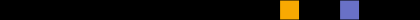
Frame 1 (no input)
Frame 60 (no input): identical to frame 1, image omitted
Frame 120 (the mouse pressed at the canvas centre since frame 60): identical to frame 1, image omitted

The p5.js sketch that drew this single still picture (run headless with seeded random() and noise() and a simulated clock; from frame 60 on, the mouse is pressed at the canvas centre):

// p5.js sketch
// ── sketch.js
/* /////////////////////////////////////

  4.043 / 4.044 Design Studio: Interaction Intelligence
  February 9, 2024
  Marcelo Coelho

*/ /////////////////////////////////////


let displaySize = 21;   // how many pixels are visible in the game
let pixelSize = 20;     // how big each 'pixel' looks on screen

let playerOne;    // Adding 2 players to the game
let playerTwo;
let target;       // and one target for players to catch.

let display;      // Aggregates our final visual output before showing it on the screen

let controller;   // This is where the state machine and game logic lives

let collisionAnimation;   // Where we store and manage the collision animation

let score;        // Where we keep track of score and winner



function setup() {

  createCanvas((displaySize*pixelSize), pixelSize);     // dynamically sets canvas size

  display = new Display(displaySize, pixelSize);        //Initializing the display

  playerOne = new Player(displaySize);   // Initializing players
  playerTwo = new Player(displaySize);

  controller = new Controller();            // Initializing controller

}

function draw() {

  // start with a blank screen
  background(0, 0, 0);    

  // Runs state machine at determined framerate
  controller.update();

  // After we've updated our states, we show the current one 
  display.show();


}



// ── controller.js

// This is where your state machines and game logic lives


class Controller {

    // This is the state we start with.
    constructor() {
        this.gameState = "START";
        this.round = 1;
        this.round_data = {
            1: {
                'playerOneColor': color(248, 169, 2),
                'playerTwoColor': color(105, 113, 199),
                'playerOnePaint': color(255, 216, 130),
                'playerTwoPaint': color(152, 159, 235),
                'playerOnePosition': 14,
                'playerTwoPosition': 17,
                'board': [[0, 1], [1, 0], [1, 0], [0, 1], [1, 1], [0, 1], [1, 0], [1, 0], [0, 1], [0, 1], [1, 0]]
            },
            2: 2
        }
        
    }

    mix(colors) { // list of colors
        let prop = 1/colors.length;
        let red = 0;
        let green = 0;
        let blue = 0;

        for(let i = 0; i < colors.length; i++) {
            red += prop*colors[i]['levels'][0];
            green += prop*colors[i]['levels'][1];
            blue += prop*colors[i]['levels'][2];
        }

        return color(red, green, blue);
    }

    // This is called from draw() in sketch.js with every frame
    update() {

        // STATE MACHINE ////////////////////////////////////////////////
        // This is where your game logic lives
        /////////////////////////////////////////////////////////////////
        switch(this.gameState) {
            case "START": 
                // reset player data and update for next round
                playerOne.painted_locations = {};
                playerTwo.painted_locations = {};

                // set player + paint colors based on current round
                playerOne.position = this.round_data[this.round]['playerOnePosition'];
                playerTwo.position = this.round_data[this.round]['playerTwoPosition'];
                playerOne.playerColor = this.round_data[this.round]['playerOneColor'];
                playerTwo.playerColor = this.round_data[this.round]['playerTwoColor'];
                playerOne.paintColor = this.round_data[this.round]['playerOnePaint'];
                playerTwo.paintColor = this.round_data[this.round]['playerTwoPaint'];

                this.gameState = "PLAY";


            // main game state
            case "PLAY":
                // clear screen at frame rate so we always start fresh      
                display.clear();

                // show pattern
                

                // show all painted pixels
                for (let i = 0; i < displaySize; i++) {
                    if(i in playerOne.painted_locations && i in playerTwo.painted_locations) {
                        display.setPixel(i, this.mix([playerOne.paintColor, playerTwo.paintColor]))
                    } else if(i in playerOne.painted_locations) {
                        display.setPixel(i, playerOne.paintColor);
                    } else if(i in playerTwo.painted_locations) {
                        display.setPixel(i, playerTwo.paintColor);
                    }
                }

                // show players
                if(keyIsDown(83)) {
                    display.setPixel(playerOne.position, playerOne.paintColor);
                }
                else {
                    display.setPixel(playerOne.position, playerOne.playerColor);
                }

                if(keyIsDown(DOWN_ARROW)) {
                    display.setPixel(playerTwo.position, playerTwo.paintColor);
                }
                else {
                    display.setPixel(playerTwo.position, playerTwo.playerColor);
                }

                break;
 
            case "SUCCESS":       
                display.clear();

                // increment round, show success + progression animation

                break;

            // Not used, it's here just for code compliance
            default:
                break;
        }
    }
}




// This function gets called when a key on the keyboard is pressed
function keyPressed() {

    // Move player one to the left if letter A is pressed
    if (key == 'A' || key == 'a') {
        playerOne.move(-1);
      }
    
    // And so on...
    if (key == 'D' || key == 'd') {
        playerOne.move(1);
    }    

    if (key == 'S' || key == 's') {
        // might change back to array + move toggle logic to controller.js
        if(!(playerOne.position in playerOne.painted_locations)) {
            // paint
            playerOne.painted_locations[playerOne.position] = playerOne.position;
            // paint over other player's color 
            // if(playerOne.position in playerTwo.painted_locations) {
            //     delete playerTwo.painted_locations[playerOne.position];
            // }
        }
        else {
            // unpaint
            delete playerOne.painted_locations[playerOne.position];
        }
    }    

    if (keyCode === LEFT_ARROW) {
        playerTwo.move(-1);
    }
    
    if (keyCode === RIGHT_ARROW) {
        playerTwo.move(1);
    }

    if (keyCode === DOWN_ARROW) {
        // might change back to array + move toggle logic to controller.js
        if(!(playerTwo.position in playerTwo.painted_locations)) {
            // paint
            playerTwo.painted_locations[playerTwo.position] = playerTwo.position;
            // paint over other player's color 
            // if(playerTwo.position in playerOne.painted_locations) {
            //     delete playerOne.painted_locations[playerTwo.position];
            // }
        }
        else {
            // unpaint
            delete playerTwo.painted_locations[playerTwo.position];
        }
    }    
    
    // When you press the letter R, the game resets back to the play state
    if (key == 'R' || key == 'r') {
        controller.gameState = "START";
    }
  }
// ── display.js
// This is used to aggregrate visual information from all objects before we display them. 
// First we populate display and then we show it to user.
// This is particularly helpful once you start outputting your game to an LED strip, of if you want to have two separate 'screens'


class Display {

    constructor(_displaySize, _pixelSize, _second) {
  
      this.displaySize = _displaySize;
      this.pixelSize = _pixelSize;
      this.initColor = color(0, 0, 0);      // black color
      this.displayBuffer = [];
      this.second = _second;

      // Assign black to all pixels. Black = off
      for(let i = 0; i < this.displaySize; i++){
        this.displayBuffer[i] = this.initColor;
      }
  
    }
  
     // Color a specific pixel in the buffer
    setPixel(  _index,  _color) {
        this.displayBuffer[_index]  = _color;
    }

    // Color all pixels in the buffer
    setAllPixels( _color) {
      
      for(let i = 0; i < displaySize; i++) { 
        display.setPixel(i, _color); 
      }
    }


    // Now write it to screen
    // This is the only function in the entire software that writes something directly to the screen. I recommend you keep it this way.
    show() {
      for (let i = 0; i< this.displaySize; i++) {
        //noStroke();
        if(!this.second) {
          fill(this.displayBuffer[i]);
          rect(i*this.pixelSize,0,this.pixelSize,this.pixelSize);
        } else {
          fill(this.displayBuffer[i]);
          rect(i*this.pixelSize,this.pixelSize*2,this.pixelSize,this.pixelSize);
          
        }
      }
      if(this.second) {
        fill(color(51, 51, 51));
        rect(0,this.pixelSize,this.pixelSize*this.displaySize,this.pixelSize);
      }
      
    }


    
    // Let's empty the display before we start adding things to it again
    clear() {

        for(let i = 0; i < this.displaySize; i++) {    
        this.displayBuffer[i] = this.initColor; 
        }
    }
    

  }
// ── player.js

// This holds some player information, like color and position.
// It also has some player methods for managing how a player moves.


class Player {
  
    constructor(_displaySize) {
        this.paintColor;
        this.playerColor;
        this.position;
        this.score = 0;
        this.displaySize = _displaySize;
        this.painted_locations = {};
        this.pressed = false;
    }



    // Move player based on keyboard input
    move(_direction) {

        // increments or decrements player position
        this.position = this.position + _direction;
      
        // if player hits the edge of display, loop around
        if (this.position == -1) {
            this.position = this.displaySize - 1;
        } else if (this.position == this.displaySize) {
            this.position = 0;
        } 
         
    } 
  }
